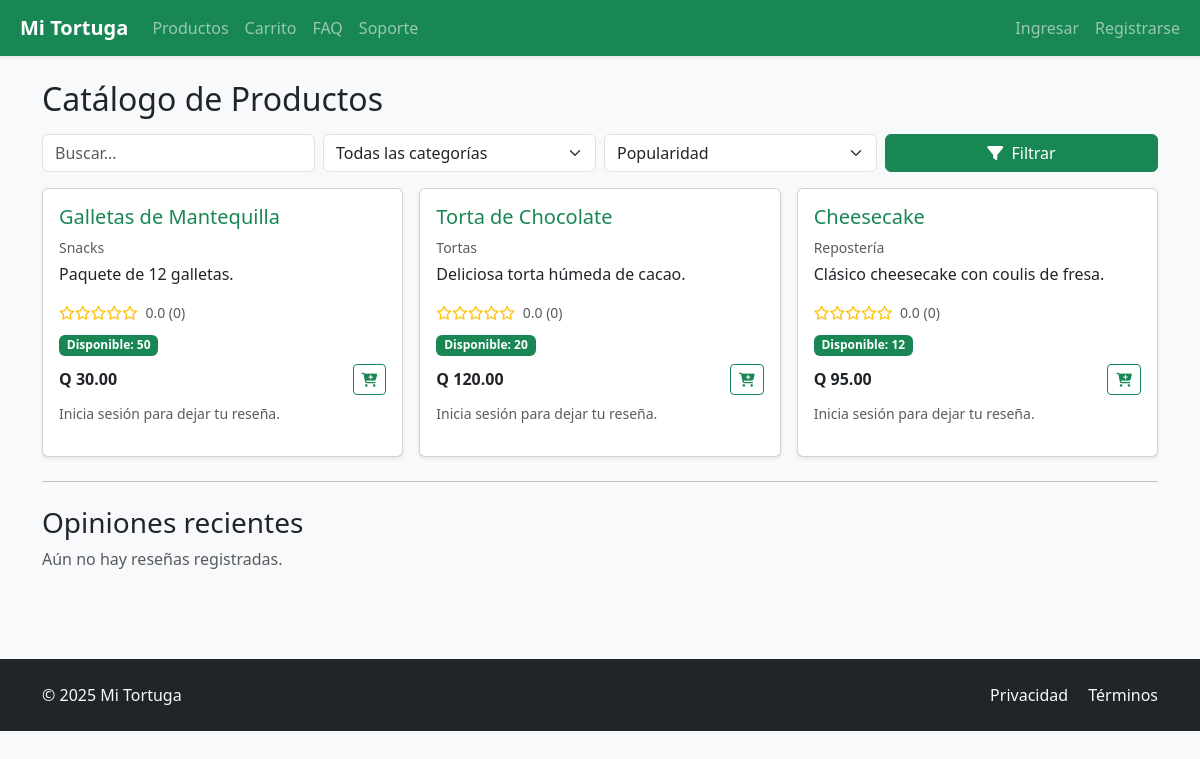
Page /index.php?page=productos on the committed database.
### tables this page shows
CREATE TABLE IF NOT EXISTS productos (
  id INT AUTO_INCREMENT PRIMARY KEY,
  categoria_id INT NULL,
  nombre VARCHAR(150) NOT NULL,
  descripcion TEXT,
  precio DECIMAL(10,2) NOT NULL,
  stock INT NOT NULL DEFAULT 0,
  imagen VARCHAR(255),
  popularidad INT NOT NULL DEFAULT 0,
  creado_en TIMESTAMP DEFAULT CURRENT_TIMESTAMP,
  FOREIGN KEY (categoria_id) REFERENCES categorias(id) ON DELETE SET NULL
);

CREATE TABLE IF NOT EXISTS categorias (
  id INT AUTO_INCREMENT PRIMARY KEY,
  nombre VARCHAR(100) NOT NULL UNIQUE
);

### index.php (called while the page is built, shortened)
<?php
include __DIR__ . '/includes/header.php';
$page = $_GET['page'] ?? 'home';
include __DIR__ . '/views/' . $page . '.php';
include __DIR__ . '/includes/footer.php';
?>

### views/productos.php (the view, shortened to what this page needs)
<?php
require_once __DIR__ . '/../includes/conexion.php';
$order = $_GET['order'] ?? 'popularidad';
$busca = $_GET['q'] ?? '';
$sql = "SELECT p.*, c.nombre AS categoria, ROUND(IFNULL(AVG(r.calificacion),0),1) AS rating_prom, COUNT(r.id) AS rating_total"
     . " FROM productos p"
     . " LEFT JOIN categorias c ON c.id=p.categoria_id"
     . " LEFT JOIN resenas r ON r.producto_id = p.id"
     . " WHERE 1";
$orderBy = in_array($order, ['precio','popularidad','creado_en']) ? $order : 'popularidad';
$sql .= " GROUP BY p.id ORDER BY $orderBy DESC";
$stmt = $mysqli->prepare($sql);
$stmt->execute();
$res = $stmt->get_result();
?>
<h2 class="mb-3">Catálogo de Productos</h2>
<form class="row g-2 mb-3">
  <div class="col-md-3"><input class="form-control" type="text" name="q" placeholder="Buscar..." value="<?php echo htmlspecialchars($busca); ?>"></div>
  <div class="col-md-3">
    <select name="cat" class="form-select">
      <option value="">Todas las categorías</option>
    </select>
  </div>
  <div class="col-md-3">
    <select name="order" class="form-select">
      <option value="popularidad" <?php echo $order==='popularidad'?'selected':''; ?>>Popularidad</option>
    </select>
  </div>
  <div class="col-md-3 d-grid"><button class="btn btn-success"><i class="fa-solid fa-filter me-1"></i> Filtrar</button></div>
</form>
<div class="row g-3">
<?php while($p=$res->fetch_assoc()): ?>
  <div class="col-md-4">
    <div class="card h-100 shadow-sm">
      <div class="card-body d-flex flex-column">
        <h5 class="card-title"><?php echo htmlspecialchars($p['nombre']); ?></h5>
        <p class="text-muted small mb-1"><?php echo htmlspecialchars($p['categoria'] ?? ''); ?></p>
        <p class="card-text flex-grow-1"><?php echo htmlspecialchars($p['descripcion']); ?></p>
        <div class="mb-2 small text-warning">
          <?php
          $filled = (int)round($p['rating_prom']);
          for ($i=1;$i<=5;$i++) {
            echo $i <= $filled ? '<i class="fa-solid fa-star"></i>' : '<i class="fa-regular fa-star"></i>';
          }
          ?>
          <span class="text-muted ms-1"><?php echo number_format($p['rating_prom'],1); ?> (<?php echo (int)$p['rating_total']; ?>)</span>
        </div>
        <p class="mb-2"><span class="badge <?php echo $p['stock'] > 5 ? 'bg-success' : ($p['stock']>0?'bg-warning text-dark':'bg-danger'); ?>"><?php echo $p['stock']>0 ? 'Disponible: '.$p['stock'] : 'Agotado'; ?></span></p>
        <div class="d-flex justify-content-between align-items-center">
          <strong>Q <?php echo number_format($p['precio'],2); ?></strong>
          <div class="btn-group">
            <button class="btn btn-outline-success btn-sm" onclick="addToCart(<?php echo (int)$p['id']; ?>)" <?php echo $p['stock']>0?'':'disabled'; ?>>
              <i class="fa-solid fa-cart-plus"></i>
            </button>
          </div>
        </div>
        <?php if (empty($_SESSION['usuario_id'])): ?>
          <p class="mt-2 small text-muted">Inicia sesión para dejar tu reseña.</p>
        <?php endif; ?>
      </div>
    </div>
  </div>
<?php endwhile; ?>
</div>
<hr class="my-4">
<h3>Opiniones recientes</h3>
<?php
$rev = $mysqli->query("SELECT r.*, u.nombre AS usuario, p.nombre AS producto FROM resenas r JOIN usuarios u ON u.id=r.usuario_id JOIN productos p ON p.id=r.producto_id ORDER BY r.creado_en DESC LIMIT 5");
if ($rev) {
  if ($rev->num_rows === 0) {
    echo '<p class="text-muted">Aún no hay reseñas registradas.</p>';
  }
}
?>

### includes/header.php (shortened to what this page needs)
<!doctype html>
<html lang="es">
<head>
  <link href="https://cdn.jsdelivr.net/npm/bootstrap@5.3.3/dist/css/bootstrap.min.css" rel="stylesheet">
  <link rel="stylesheet" href="https://cdnjs.cloudflare.com/ajax/libs/font-awesome/6.5.2/css/all.min.css">
  <link rel="stylesheet" href="/mi_tortuga/assets/css/styles.css">
</head>
<body class="bg-light">
<nav class="navbar navbar-expand-lg navbar-dark bg-success sticky-top shadow-sm">
  <div class="container-fluid">
    <a class="navbar-brand fw-bold" href="/mi_tortuga/index.php">
      <i class="fa-solid fa-turtle me-2"></i>Mi Tortuga
    </a>
    <div class="collapse navbar-collapse" id="navMain">
      <ul class="navbar-nav me-auto mb-2 mb-lg-0">
        <li class="nav-item"><a class="nav-link" href="/mi_tortuga/index.php?page=productos">Productos</a></li>
        <li class="nav-item"><a class="nav-link" href="/mi_tortuga/index.php?page=carrito">Carrito</a></li>
        <li class="nav-item"><a class="nav-link" href="/mi_tortuga/index.php?page=faq">FAQ</a></li>
        <li class="nav-item"><a class="nav-link" href="/mi_tortuga/index.php?page=soporte">Soporte</a></li>
      </ul>
      <ul class="navbar-nav">
        <?php if (!empty($_SESSION['usuario_id'])): ?>
          <li class="nav-item"><a class="nav-link" href="/mi_tortuga/index.php?page=perfil"><i class="fa-solid fa-user"></i> Perfil</a></li>
          <li class="nav-item"><a class="nav-link" href="/mi_tortuga/controllers/auth.php?action=logout">Salir</a></li>
        <?php else: ?>
          <li class="nav-item"><a class="nav-link" href="/mi_tortuga/index.php?page=login">Ingresar</a></li>
          <li class="nav-item"><a class="nav-link" href="/mi_tortuga/index.php?page=registro">Registrarse</a></li>
        <?php endif; ?>
      </ul>
    </div>
  </div>
</nav>
<main class="container py-4">

### includes/footer.php (shortened to what this page needs)
</main>
<footer class="bg-dark text-light py-4 mt-5">
  <div class="container d-flex flex-column flex-md-row justify-content-between">
    <p class="mb-2 mb-md-0">&copy; <?php echo date('Y'); ?> Mi Tortuga</p>
    <div>
      <a href="/mi_tortuga/index.php?page=privacidad" class="text-decoration-none text-light me-3">Privacidad</a>
      <a href="/mi_tortuga/index.php?page=terminos" class="text-decoration-none text-light">Términos</a>
    </div>
  </div>
</footer>
</body>
</html>

### assets/css/styles.css (style rules this page uses)
:root { --tortuga-green:#198754; --tortuga-beige:#f7efe1; }
body { background: var(--tortuga-beige); }
.navbar { background: var(--tortuga-green) !important; }
.card-title { color: var(--tortuga-green); }
.btn-success { background: var(--tortuga-green); border-color: var(--tortuga-green); }

### rows in the picture
productos: nombre "Galletas de Mantequilla", categoria.nombre "Snacks", descripcion "Paquete de 12 galletas.", rating_prom "0.0", rating_total "0", stock "50", precio "30.00"
productos: nombre "Torta de Chocolate", categoria.nombre "Tortas", descripcion "Deliciosa torta húmeda de cacao.", rating_prom "0.0", rating_total "0", stock "20", precio "120.00"
productos: nombre "Cheesecake", categoria.nombre "Repostería", descripcion "Clásico cheesecake con coulis de fresa.", rating_prom "0.0", rating_total "0", stock "12", precio "95.00"
